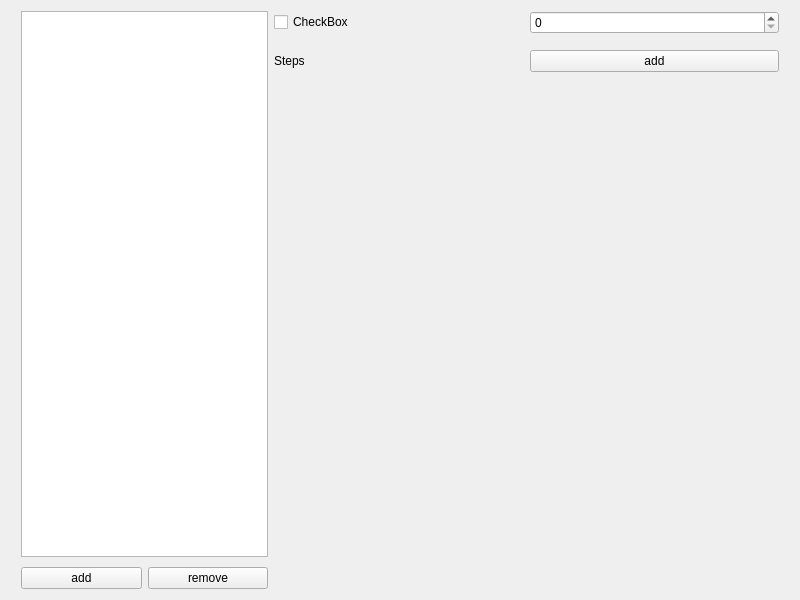
<?xml version="1.0" encoding="UTF-8"?>
<ui version="4.0">
 <class>MainWindow</class>
 <widget class="QMainWindow" name="MainWindow">
  <property name="geometry">
   <rect>
    <x>0</x>
    <y>0</y>
    <width>800</width>
    <height>600</height>
   </rect>
  </property>
  <property name="windowTitle">
   <string>MainWindow</string>
  </property>
  <widget class="QWidget" name="centralWidget">
   <layout class="QHBoxLayout" name="verticalLayout" stretch="1,2">
    <item>
     <layout class="QVBoxLayout" name="verticalLayout_3">
      <property name="spacing">
       <number>0</number>
      </property>
      <property name="leftMargin">
       <number>10</number>
      </property>
      <item>
       <widget class="QListView" name="definitionView">
        <property name="showDropIndicator" stdset="0">
         <bool>false</bool>
        </property>
        <property name="selectionBehavior">
         <enum>QAbstractItemView::SelectRows</enum>
        </property>
       </widget>
      </item>
      <item>
       <layout class="QHBoxLayout" name="horizontalLayout">
        <property name="topMargin">
         <number>10</number>
        </property>
        <item>
         <widget class="QPushButton" name="addDefinition">
          <property name="text">
           <string>add</string>
          </property>
         </widget>
        </item>
        <item>
         <widget class="QPushButton" name="removeDefinition">
          <property name="text">
           <string>remove</string>
          </property>
         </widget>
        </item>
       </layout>
      </item>
     </layout>
    </item>
    <item>
     <layout class="QVBoxLayout" name="verticalLayout_2">
      <property name="rightMargin">
       <number>10</number>
      </property>
      <item>
       <layout class="QVBoxLayout" name="rightLayout">
        <item>
         <layout class="QHBoxLayout" name="horizontalLayout_2">
          <item>
           <widget class="QCheckBox" name="definitionBool">
            <property name="text">
             <string>CheckBox</string>
            </property>
           </widget>
          </item>
          <item>
           <widget class="QSpinBox" name="definitionInt"/>
          </item>
         </layout>
        </item>
        <item>
         <layout class="QHBoxLayout" name="horizontalLayout_3">
          <property name="topMargin">
           <number>10</number>
          </property>
          <item>
           <widget class="QLabel" name="label">
            <property name="text">
             <string>Steps</string>
            </property>
           </widget>
          </item>
          <item>
           <widget class="QPushButton" name="addStep">
            <property name="text">
             <string>add</string>
            </property>
           </widget>
          </item>
         </layout>
        </item>
       </layout>
      </item>
      <item>
       <spacer name="verticalSpacer">
        <property name="orientation">
         <enum>Qt::Vertical</enum>
        </property>
        <property name="sizeHint" stdset="0">
         <size>
          <width>20</width>
          <height>40</height>
         </size>
        </property>
       </spacer>
      </item>
     </layout>
    </item>
   </layout>
  </widget>
 </widget>
 <layoutdefault spacing="6" margin="11"/>
 <resources/>
 <connections/>
</ui>
